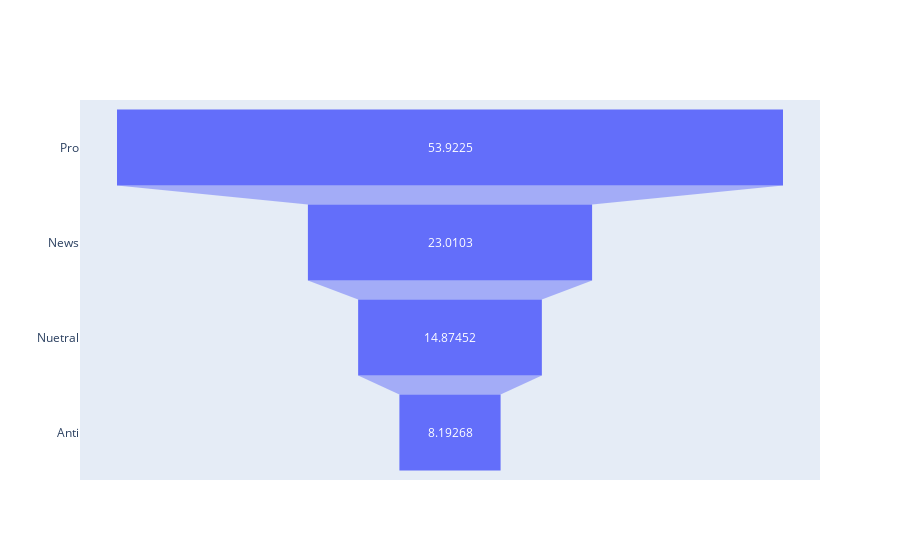

Notebook code for this chart:
### Markdown cell above
Visualizing the distribution tweets by Sentiments.

### Code cell
fig = go.Figure(go.Funnel(
    y = ["Pro","News", "Nuetral", "Anti"],
    x = train_df.sentiment.value_counts(normalize = True) * 100
    ))
fig.show()

### Figure 1 — Plotly figure (JSON) as saved in the notebook; plotly's stock layout.template omitted (floating-point values rounded to 4 significant figures)
{"data": [{"type": "funnel", "x": [53.92, 23.01, 14.87, 8.193], "y": ["Pro", "News", "Nuetral", "Anti"]}], "layout": {}}
